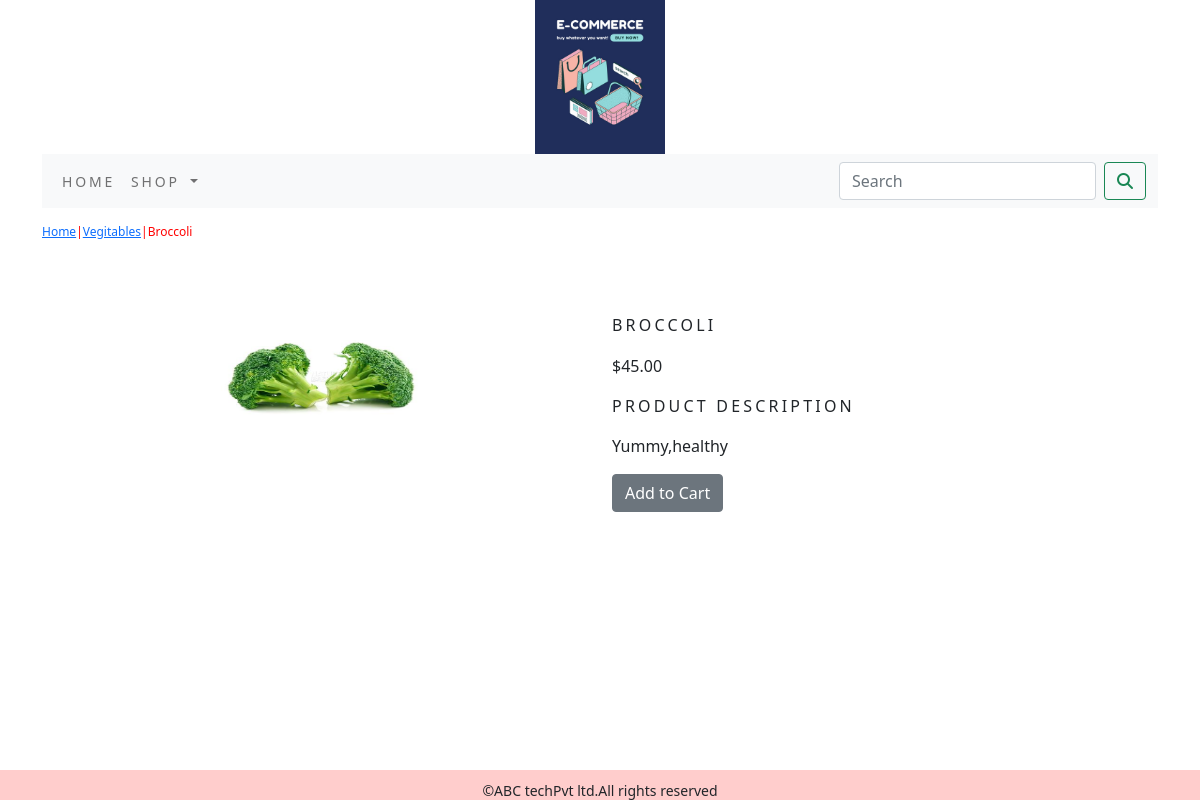
/shop/vegitables/broccoli/, run on the app's committed database.
### shop/models.py (models this page shows, shortened)
class Product(models.Model):
    name = models.CharField(max_length=250, unique=True)
    slug = models.SlugField(max_length=250, unique=True)
    description = models.TextField(blank=True)
    price = models.DecimalField(max_digits=10, decimal_places=2)
    category = models.ForeignKey(Category, on_delete=models.CASCADE)
    image = models.ImageField(upload_to='product', blank=True)
    stock = models.IntegerField()
    available = models.BooleanField(default=True)
    created = models.DateTimeField(auto_now_add=True)
    updated = models.DateTimeField(auto_now=True)
    class Meta:
        ordering = ('name',)
        verbose_name = 'product'
        verbose_name_plural = 'products'

class Category(models.Model):
    name = models.CharField(max_length=250, unique=True)
    slug = models.SlugField(max_length=250, unique=True)
    description = models.TextField(blank=True)
    image = models.ImageField(upload_to='category', blank=True)
    class Meta:
        ordering = ('name',)
        verbose_name = 'category'
        verbose_name_plural = 'categories'
    def get_url(self):
        return reverse('shop:products_by_category', args=[self.slug])
    def __str__(self):
        return '{}'.format(self.name)

### shop/views.py (the view)
# urls.py: path('<slug:c_slug>/<slug:product_slug>/', views.ProDetail, name='prodCatdetail')
def ProDetail(request,c_slug,product_slug):
    try:
        product=Product.objects.get(category__slug=c_slug,slug=product_slug)
    except Exception as e:
        raise e
    return render(request,"product.html",{'product':product})

### cart/context_processors.py (called while the page is built)
def counter(request):
    item_count=0
    if 'admin' in request.path:
        return {}
    else:
        try:
            cart=Cart.objects.filter(cart_id=_cart_id(request))
            cart_items=CartItem.objects.all().filter(cart=cart[:1])
            for cart_item in cart_items:
                item_count += cart_item.quantity
        except Cart.DoesNotExist:
            item_count=0
    return dict(item_count=item_count)

### cart/views.py (called while the page is built)
def _cart_id(request):
    cart = request.session.session_key
    if not cart:
        cart = request.session.create()
    return cart

### shop/context_processors.py (called while the page is built)
def menu_links(request):
    links=Category.objects.all()
    return dict(links=links)

### templates/product.html (shortened to what this page needs)
{% extends 'base.html' %}
{% load static %}
{% block content %}
<div>
 <div class="row my_prod_row_class">
    <div class="mx_auto">
        <p><a href="{% url 'shop:allProductCat' %}">Home</a>|<a href="{{product.category.get_url}}">{{product.category}}</a>|{{product.name}}</p>
    </div>
 </div>
    <div class="container">
<br>
<div class="row">
    <div class="col-12 col-sm-12 col-md-12 col-lg-6 text-center">
        <div style="min-width:18rem;">
            <img class="my_image_p"  src="{{product.image.url}}"  alt="{{product.name}}">
        </div>
    </div>
    <div class="col-12 col-sm-12 col-md-12 col-lg-6">
        <div>
            <h1 class="my_prod_title">{{product.name}}</h1>
            <p>${{product.price}}</p>
            <p class="my_title">Product Description</p>
            <p class="text-justify my_prod_text">{{product.description}}</p>
            {% if product.stock <= 0 %}
            <p class="text-justify my_prod_text"><b>Out Of Stock</b></p>
            {% else %}
            <a class="btn btn-secondary" href="{% url 'cart:add_cart' product.id %}">Add to Cart</a>
            {% endif %}
        </div>
    </div>
</div>
</div>
</div>
{% endblock %}

### static/css/custom.css (style rules this page uses)
body { font-family: 'Cormorant SC', serif; }
.my_image_p { width:200px; height:150px; }
.my_title { font-size:16px; text-transform:uppercase; letter-spacing:.2em; }
.my_prod_row_class { padding-top:15px; padding-bottom:20px; }
.my_prod_row_class .mx_auto { color:red; font-size:12px; text-decoration:none; }
.my_prod_title { font-size:16px; text-transform:uppercase; letter-spacing:.2em; padding-top:15px; padding-bottom:10px; }
.my_prod_text { padding-right:20px; }

### data on the page
Product: category "Vegitables", name "Broccoli", image (picture), name "BROCCOLI", price "45.00", description "Yummy,healthy"
